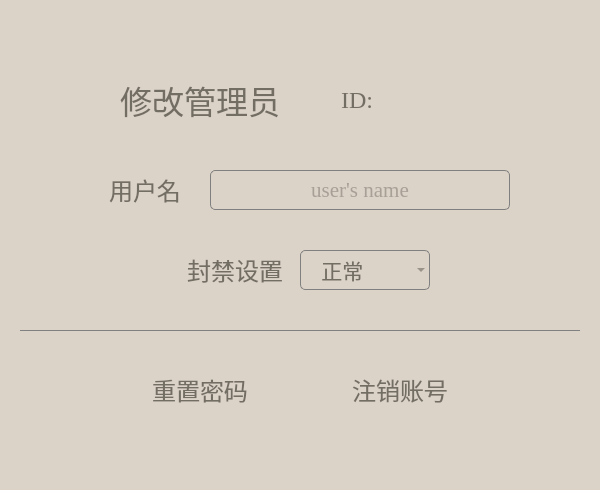
  <widget class="QGroupBox" name="gbxAdmin">
   <property name="enabled">
    <bool>true</bool>
   </property>
   <property name="geometry">
    <rect>
     <x>610</x>
     <y>170</y>
     <width>600</width>
     <height>490</height>
    </rect>
   </property>
   <property name="styleSheet">
    <string notr="true">background-color: rgb(219, 210, 200);
border-radius: 5px; </string>
   </property>
   <property name="title">
    <string/>
   </property>
   <property name="checkable">
    <bool>false</bool>
   </property>
   <widget class="QLabel" name="lblAID">
    <property name="geometry">
     <rect>
      <x>280</x>
      <y>80</y>
      <width>160</width>
      <height>40</height>
     </rect>
    </property>
    <property name="font">
     <font>
      <family>Times New Roman</family>
      <pointsize>18</pointsize>
     </font>
    </property>
    <property name="styleSheet">
     <string notr="true">color: rgb(115, 110, 100);</string>
    </property>
    <property name="text">
     <string>ID: </string>
    </property>
    <property name="alignment">
     <set>Qt::AlignCenter</set>
    </property>
   </widget>
   <widget class="QLabel" name="lblAName">
    <property name="geometry">
     <rect>
      <x>90</x>
      <y>170</y>
      <width>110</width>
      <height>40</height>
     </rect>
    </property>
    <property name="font">
     <font>
      <family>宋体</family>
      <pointsize>18</pointsize>
     </font>
    </property>
    <property name="styleSheet">
     <string notr="true">color: rgb(115, 110, 100);</string>
    </property>
    <property name="text">
     <string>用户名</string>
    </property>
    <property name="alignment">
     <set>Qt::AlignCenter</set>
    </property>
   </widget>
   <widget class="QLineEdit" name="ldtAName">
    <property name="geometry">
     <rect>
      <x>210</x>
      <y>170</y>
      <width>300</width>
      <height>40</height>
     </rect>
    </property>
    <property name="font">
     <font>
      <family>Times New Roman</family>
      <pointsize>16</pointsize>
     </font>
    </property>
    <property name="styleSheet">
     <string notr="true">color: rgb(115, 110, 100);
background-color: rgb(219, 210, 200);
border: 1px solid gray;
border-radius: 5px; </string>
    </property>
    <property name="text">
     <string/>
    </property>
    <property name="echoMode">
     <enum>QLineEdit::Normal</enum>
    </property>
    <property name="alignment">
     <set>Qt::AlignCenter</set>
    </property>
    <property name="placeholderText">
     <string>user's name</string>
    </property>
    <property name="clearButtonEnabled">
     <bool>false</bool>
    </property>
   </widget>
   <widget class="QPushButton" name="pBtnASave">
    <property name="enabled">
     <bool>false</bool>
    </property>
    <property name="geometry">
     <rect>
      <x>440</x>
      <y>80</y>
      <width>40</width>
      <height>40</height>
     </rect>
    </property>
    <property name="font">
     <font>
      <family>隶书</family>
      <pointsize>24</pointsize>
     </font>
    </property>
    <property name="focusPolicy">
     <enum>Qt::NoFocus</enum>
    </property>
    <property name="toolTip">
     <string>保存</string>
    </property>
    <property name="styleSheet">
     <string notr="true">QPushButton
{
	color: rgb(115, 110, 100);
	border-image: url(:/interface/images/save.png);
	background-color: rgb(219, 210, 200);
	border-radius: 5px;
}

QPushButton:hover
{
	background-color: rgb(203, 191, 180);
}

QPushButton:pressed
{
	background-color: rgb(187, 173, 160);
	padding-left: 3px;
	padding-top: 3px;
}</string>
    </property>
    <property name="text">
     <string/>
    </property>
    <property name="autoDefault">
     <bool>false</bool>
    </property>
    <property name="default">
     <bool>false</bool>
    </property>
    <property name="flat">
     <bool>true</bool>
    </property>
   </widget>
   <widget class="QLabel" name="lblSubAdmin">
    <property name="geometry">
     <rect>
      <x>120</x>
      <y>80</y>
      <width>160</width>
      <height>40</height>
     </rect>
    </property>
    <property name="font">
     <font>
      <family>隶书</family>
      <pointsize>24</pointsize>
     </font>
    </property>
    <property name="styleSheet">
     <string notr="true">color: rgb(115, 110, 100);</string>
    </property>
    <property name="text">
     <string>修改管理员</string>
    </property>
    <property name="alignment">
     <set>Qt::AlignCenter</set>
    </property>
   </widget>
   <widget class="QPushButton" name="pBtnACancellation">
    <property name="enabled">
     <bool>true</bool>
    </property>
    <property name="geometry">
     <rect>
      <x>340</x>
      <y>370</y>
      <width>120</width>
      <height>40</height>
     </rect>
    </property>
    <property name="font">
     <font>
      <family>宋体</family>
      <pointsize>18</pointsize>
     </font>
    </property>
    <property name="focusPolicy">
     <enum>Qt::NoFocus</enum>
    </property>
    <property name="toolTip">
     <string/>
    </property>
    <property name="styleSheet">
     <string notr="true">QPushButton
{
	color: rgb(115, 110, 100);
	background-color: rgb(219, 210, 200);
	border-radius: 5px;
}

QPushButton:hover
{
	background-color: rgb(203, 191, 180);
}

QPushButton:pressed
{
	background-color: rgb(187, 173, 160);
	padding-left: 3px;
	padding-top: 3px;
}</string>
    </property>
    <property name="text">
     <string>注销账号</string>
    </property>
    <property name="autoDefault">
     <bool>false</bool>
    </property>
    <property name="default">
     <bool>false</bool>
    </property>
    <property name="flat">
     <bool>true</bool>
    </property>
   </widget>
   <widget class="QPushButton" name="pBtnAReset">
    <property name="enabled">
     <bool>true</bool>
    </property>
    <property name="geometry">
     <rect>
      <x>140</x>
      <y>370</y>
      <width>120</width>
      <height>40</height>
     </rect>
    </property>
    <property name="font">
     <font>
      <family>宋体</family>
      <pointsize>18</pointsize>
     </font>
    </property>
    <property name="focusPolicy">
     <enum>Qt::NoFocus</enum>
    </property>
    <property name="toolTip">
     <string/>
    </property>
    <property name="styleSheet">
     <string notr="true">QPushButton
{
	color: rgb(115, 110, 100);
	background-color: rgb(219, 210, 200);
	border-radius: 5px;
}

QPushButton:hover
{
	background-color: rgb(203, 191, 180);
}

QPushButton:pressed
{
	background-color: rgb(187, 173, 160);
	padding-left: 3px;
	padding-top: 3px;
}</string>
    </property>
    <property name="text">
     <string>重置密码</string>
    </property>
    <property name="autoDefault">
     <bool>false</bool>
    </property>
    <property name="default">
     <bool>false</bool>
    </property>
    <property name="flat">
     <bool>true</bool>
    </property>
   </widget>
   <widget class="Line" name="lineA">
    <property name="geometry">
     <rect>
      <x>20</x>
      <y>330</y>
      <width>560</width>
      <height>1</height>
     </rect>
    </property>
    <property name="styleSheet">
     <string notr="true">border: 1px solid gray;</string>
    </property>
    <property name="orientation">
     <enum>Qt::Horizontal</enum>
    </property>
   </widget>
   <widget class="QComboBox" name="cmbADisable">
    <property name="geometry">
     <rect>
      <x>300</x>
      <y>250</y>
      <width>130</width>
      <height>40</height>
     </rect>
    </property>
    <property name="font">
     <font>
      <family>宋体</family>
      <pointsize>16</pointsize>
     </font>
    </property>
    <property name="styleSheet">
     <string notr="true">QComboBox {
    border: 1px solid gray;
    border-radius: 5px; 
    color: rgb(115, 110, 100);
    background: transparent;
}

QComboBox:on {
    color: rgb(115, 110, 100);
	background-color: rgb(203, 191, 180);
}

QComboBox QAbstractItemView {
    /*border: 1px solid gray;/*边框宽度、线形、颜色*/
	background-color: rgb(219, 210, 200);/*背景颜色*/
    /*border-radius: 5px;/*圆角*/
	font: 16pt &quot;宋体&quot;;
    padding: 1px 2px 1px 2px;  /*针对于组合框中的文本内容*/
    /*min-width: 9em;   /*# 组合框的最小宽度*/
}

QComboBox QAbstractItemView::item {
	border-radius: 5px;/*圆角*/
    height: 30px; 
	color: rgb(115, 110, 100);
	background-color: rgb(219, 210, 200);
}

QComboBox QAbstractItemView::item:hover {
	color: rgb(115, 110, 100);
	background-color: rgb(203, 191, 180);
}

QComboBox QAbstractItemView::item:selected {
	color: rgb(115, 110, 100);
	background-color: rgb(203, 191, 180);
}

</string>
    </property>
    <item>
     <property name="text">
      <string>   正常</string>
     </property>
    </item>
    <item>
     <property name="text">
      <string> 使用外挂</string>
     </property>
    </item>
    <item>
     <property name="text">
      <string> 不良行为</string>
     </property>
    </item>
    <item>
     <property name="text">
      <string> 时长过长</string>
     </property>
    </item>
    <item>
     <property name="text">
      <string> 其他原因</string>
     </property>
    </item>
   </widget>
   <widget class="QLabel" name="lblADisable">
    <property name="geometry">
     <rect>
      <x>180</x>
      <y>250</y>
      <width>110</width>
      <height>40</height>
     </rect>
    </property>
    <property name="font">
     <font>
      <family>宋体</family>
      <pointsize>18</pointsize>
     </font>
    </property>
    <property name="styleSheet">
     <string notr="true">color: rgb(115, 110, 100);</string>
    </property>
    <property name="text">
     <string>封禁设置</string>
    </property>
    <property name="alignment">
     <set>Qt::AlignCenter</set>
    </property>
   </widget>
  </widget>
